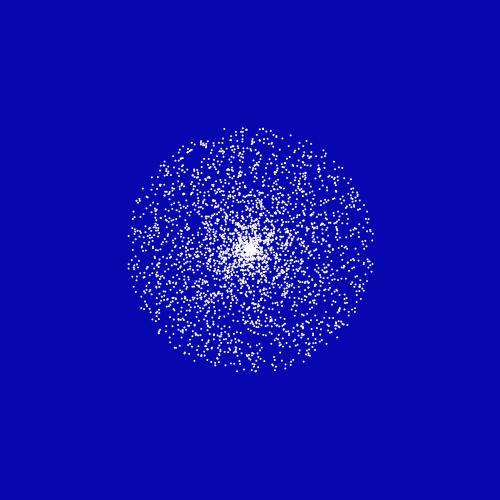
Frame 1 (no input)
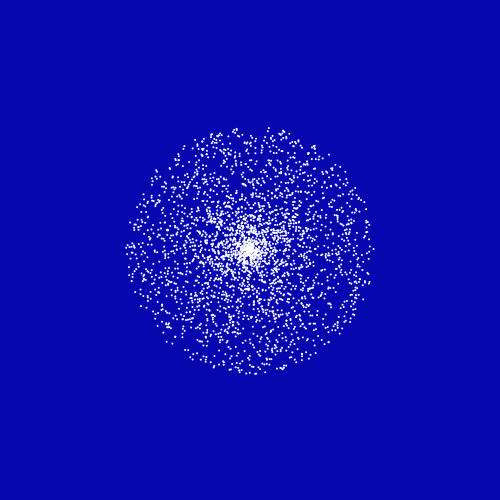
Frame 60 (the mouse pressed at the canvas centre just before this capture)
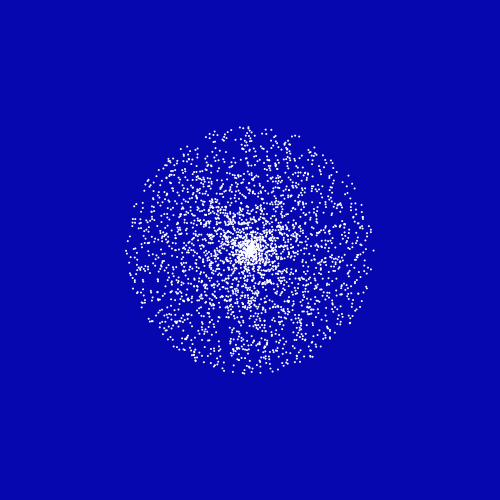
Frame 120 (the mouse held since frame 60 and released just before this capture)

The Processing sketch that drew these frames (run headless with seeded random() and noise(); from frame 60 on, the mouse is pressed at the canvas centre):

// Processing sketch: sketch_04012017
// ── sketch_04012017.pde
float angle = 0;

void setup(){
  size(500,500);
  smooth();
}

void draw(){
  background(6,7,175);
  noStroke();
  fill(255);
  for(float a = 0; a<=3000; a++){
    float t = 2;
    float r = random(125);
    float angle = random(TWO_PI);
    float x = (width/2)+sin(angle)*(r-t/2);
    float y = (height/2)+cos(angle)*(r-t/2);
    ellipse(x, y, t, t);
  }
}
